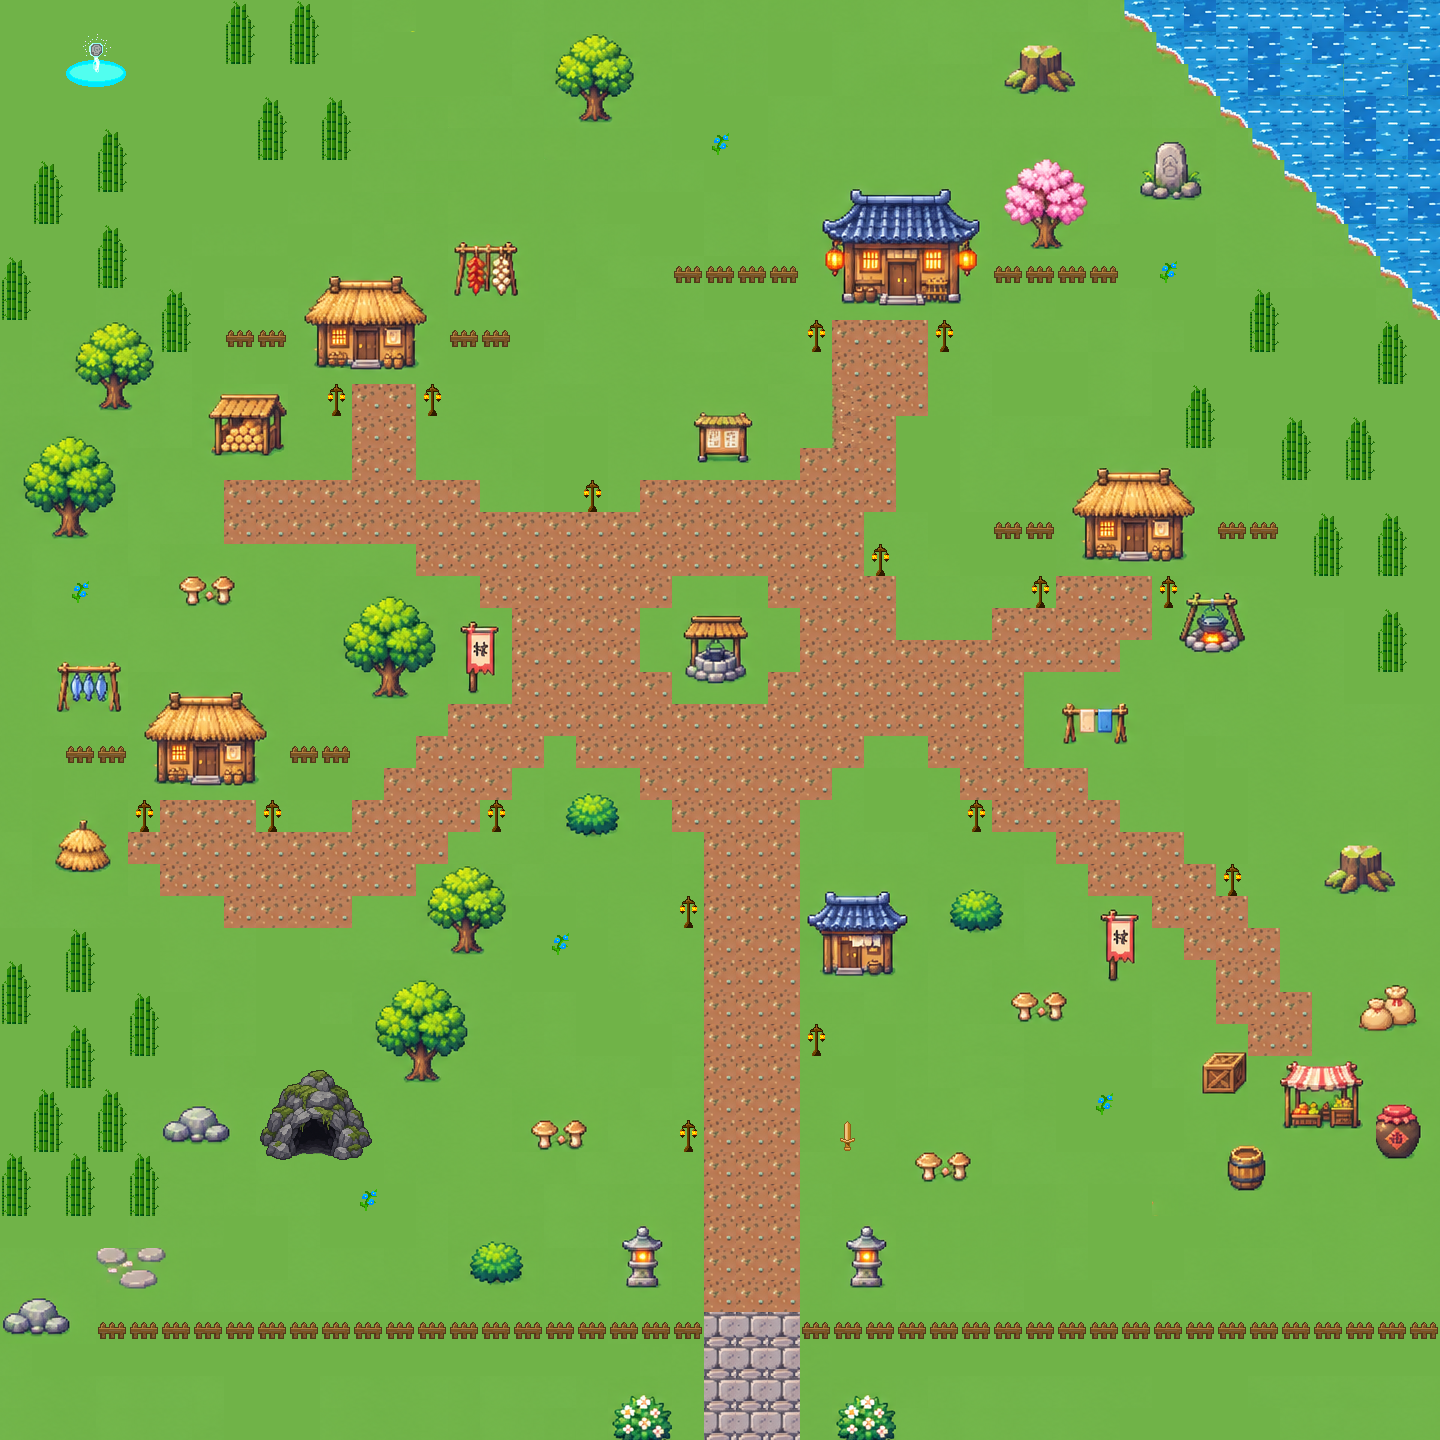

Rendered tile map (Tiled .tmx) drawn with the repository's tilesets; below, a short description and the map source with its tile grids summarised:
An orthogonal 45x45 tile map with 32x32 px tiles, 2 tile layers (Ground, Objects), 9 tilesets and 114 objects (QiPool, UrHouse, NotUrHouse2, ChiefHouse, NotUrHouse1, ...).

<map version="1.10" tiledversion="1.12.2" orientation="orthogonal" renderorder="right-down" width="45" height="45" tilewidth="32" tileheight="32" infinite="0" nextlayerid="9" nextobjectid="165">
 <editorsettings>
  <export target="village.lua" format="lua" />
 </editorsettings>
 <tileset firstgid="1" name="tiles" tilewidth="32" tileheight="32" tilecount="1536" columns="48">
  <image source="village_tiles.png" width="1536" height="1024" />
 </tileset>
 <tileset firstgid="1537" name="props" tilewidth="32" tileheight="32" tilecount="384" columns="24">
  <image source="village_props.png" width="768" height="512" />
 </tileset>
 <tileset firstgid="1921" name="Wooden Sword" tilewidth="32" tileheight="32" tilecount="1" columns="1">
  <image source="wooden_sword.png" width="32" height="32" />
 </tileset>
 <tileset firstgid="1922" name="fence" tilewidth="32" tileheight="32" tilecount="1" columns="1">
  <image source="fence.png" width="32" height="32" />
 </tileset>
 <tileset firstgid="1923" name="flower" tilewidth="32" tileheight="32" tilecount="1" columns="1">
  <image source="flower.png" width="32" height="32" />
 </tileset>
 <tileset firstgid="1924" name="lamp" tilewidth="32" tileheight="32" tilecount="1" columns="1">
  <image source="lamp.png" width="32" height="32" />
 </tileset>
 <tileset firstgid="1925" name="bamboo" tilewidth="32" tileheight="32" tilecount="2" columns="1">
  <image source="bamboo.png" width="32" height="64" />
 </tileset>
 <tileset firstgid="1927" name="qi_pool" tilewidth="32" tileheight="32" tilecount="4" columns="2">
  <image source="magic_pool/magic_pool0.png" width="64" height="64" />
 </tileset>
 <tileset firstgid="1931" name="Cave Entrance" tilewidth="112" tileheight="90" tilecount="1" columns="1">
  <tileoffset x="4" y="8" />
  <image source="cave_entrance.png" width="112" height="90" />
 </tileset>
 <layer id="1" name="Ground" width="45" height="45" locked="1">
  <data>[2025 cells, 2025 non-empty, 98 distinct tile ids]</data>
 </layer>
 <layer id="2" name="Objects" width="45" height="45" locked="1">
  <data>[2025 cells, 564 non-empty, 282 distinct tile ids]</data>
 </layer>
 <objectgroup id="5" name="Collisions" locked="1">
  <object id="9" x="64" y="32" width="64" height="64" />
  <object id="11" x="32" y="160" width="32" height="64" />
  <object id="12" x="0" y="256" width="32" height="64" />
  <object id="13" x="96" y="128" width="32" height="64" />
  <object id="15" x="96" y="224" width="32" height="64" />
  <object id="16" x="160" y="288" width="32" height="64" />
  <object id="19" x="224" y="0" width="32" height="64" />
  <object id="20" x="256" y="96" width="32" height="64" />
  <object id="22" x="320" y="96" width="32" height="64" />
  <object id="23" x="288" y="0" width="32" height="64" />
  <object id="25" x="544" y="32" width="96" height="96" />
  <object id="28" x="832" y="192" width="128" height="128" />
  <object id="29" x="992" y="64" width="96" height="32" />
  <object id="32" x="1152" y="128" width="32" height="64" />
  <object id="33" x="992" y="160" width="96" height="96" />
  <object id="34" x="992" y="256" width="128" height="32" />
  <object id="35" x="672" y="256" width="128" height="32" />
  <object id="36" x="1248" y="288" width="32" height="64" />
  <object id="37" x="1376" y="320" width="32" height="64" />
  <object id="38" x="1184" y="384" width="32" height="64" />
  <object id="39" x="1280" y="416" width="32" height="64" />
  <object id="41" x="1344" y="416" width="32" height="64" />
  <object id="42" x="1312" y="512" width="32" height="64" />
  <object id="43" x="1376" y="512" width="32" height="64" />
  <object id="44" x="1376" y="608" width="32" height="64" />
  <object id="46" x="1280" y="0" width="160" height="160" />
  <object id="47" x="1184" y="0" width="96" height="96" />
  <object id="48" x="1344" y="160" width="96" height="96" />
  <object id="49" x="1312" y="160" width="32" height="32" />
  <object id="50" x="1312" y="192" width="32" height="32" />
  <object id="51" x="1280" y="160" width="32" height="32" />
  <object id="53" x="1248" y="96" width="32" height="32" />
  <object id="54" x="1216" y="96" width="32" height="32" />
  <object id="55" x="1248" y="128" width="32" height="32" />
  <object id="56" x="1152" y="0" width="32" height="32" />
  <object id="57" x="1152" y="32" width="32" height="32" />
  <object id="58" x="1120" y="0" width="32" height="32" />
  <object id="59" x="1408" y="256" width="32" height="64" />
  <object id="60" x="1376" y="256" width="32" height="32" />
  <object id="61" x="1088" y="480" width="96" height="96" />
  <object id="62" x="1184" y="512" width="96" height="32" />
  <object id="63" x="992" y="512" width="96" height="32" />
  <object id="64" x="1312" y="832" width="96" height="64" />
  <object id="65" x="1344" y="992" width="64" height="32" />
  <object id="66" x="1280" y="1056" width="96" height="64" />
  <object id="67" x="1376" y="1088" width="32" height="64" />
  <object id="68" x="1216" y="1152" width="64" height="32" />
  <object id="70" x="1184" y="1056" width="64" height="32" />
  <object id="71" x="1216" y="864" width="32" height="32" />
  <object id="73" x="1152" y="576" width="32" height="32" />
  <object id="80" x="1024" y="576" width="32" height="32" />
  <object id="81" x="1184" y="608" width="64" height="32" />
  <object id="82" x="800" y="320" width="32" height="32" />
  <object id="83" x="928" y="320" width="32" height="32" />
  <object id="84" x="64" y="320" width="96" height="96" />
  <object id="85" x="32" y="448" width="96" height="96" />
  <object id="86" x="224" y="320" width="64" height="32" />
  <object id="87" x="448" y="320" width="64" height="32" />
  <object id="89" x="320" y="288" width="96" height="96" />
  <object id="90" x="448" y="256" width="64" height="32" />
  <object id="91" x="704" y="416" width="32" height="32" />
  <object id="92" x="576" y="480" width="32" height="32" />
  <object id="93" x="672" y="608" width="96" height="96" />
  <object id="94" x="864" y="544" width="32" height="32" />
  <object id="95" x="320" y="384" width="32" height="32" />
  <object id="96" x="416" y="384" width="32" height="32" />
  <object id="97" x="224" y="384" width="64" height="64" />
  <object id="99" x="64" y="672" width="64" height="32" />
  <object id="100" x="64" y="736" width="64" height="32" />
  <object id="101" x="288" y="736" width="64" height="32" />
  <object id="102" x="160" y="704" width="96" height="96" />
  <object id="103" x="128" y="800" width="32" height="32" />
  <object id="104" x="256" y="800" width="32" height="32" />
  <object id="105" x="64" y="832" width="32" height="32" />
  <object id="106" x="0" y="960" width="32" height="64" />
  <object id="107" x="64" y="928" width="32" height="64" />
  <object id="108" x="128" y="992" width="32" height="64" />
  <object id="109" x="64" y="1024" width="32" height="64" />
  <object id="110" x="32" y="1088" width="32" height="64" />
  <object id="111" x="96" y="1088" width="32" height="64" />
  <object id="112" x="128" y="1152" width="32" height="64" />
  <object id="113" x="64" y="1152" width="32" height="64" />
  <object id="114" x="0" y="1152" width="32" height="64" />
  <object id="115" x="0" y="1280" width="64" height="64" />
  <object id="116" x="96" y="1248" width="64" height="32" />
  <object id="117" x="160" y="1088" width="64" height="64" />
  <object id="118" x="96" y="1312" width="608" height="32" />
  <object id="119" x="384" y="992" width="64" height="96" />
  <object id="120" x="416" y="864" width="96" height="96" />
  <object id="121" x="480" y="800" width="32" height="32" />
  <object id="122" x="352" y="608" width="64" height="96" />
  </objectgroup>
 <objectgroup id="7" name="Interactions">
  <!-- 7 objects omitted --></objectgroup>
 <objectgroup id="6" name="Triggers" locked="1">
 </objectgroup>
</map>
<!-- 23 of 114 objects omitted -->
